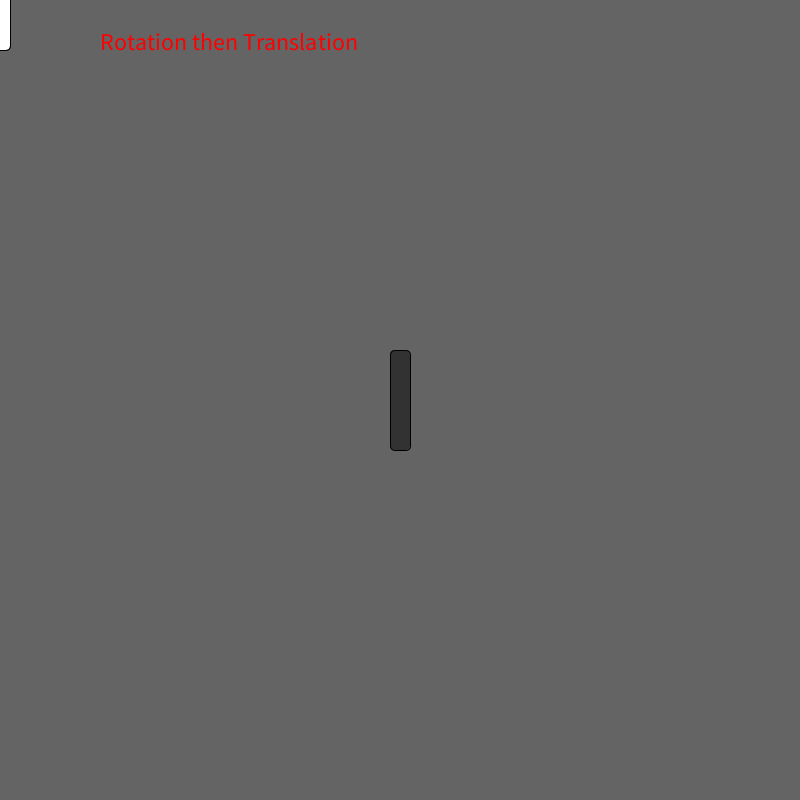
Frame 1 (no input)
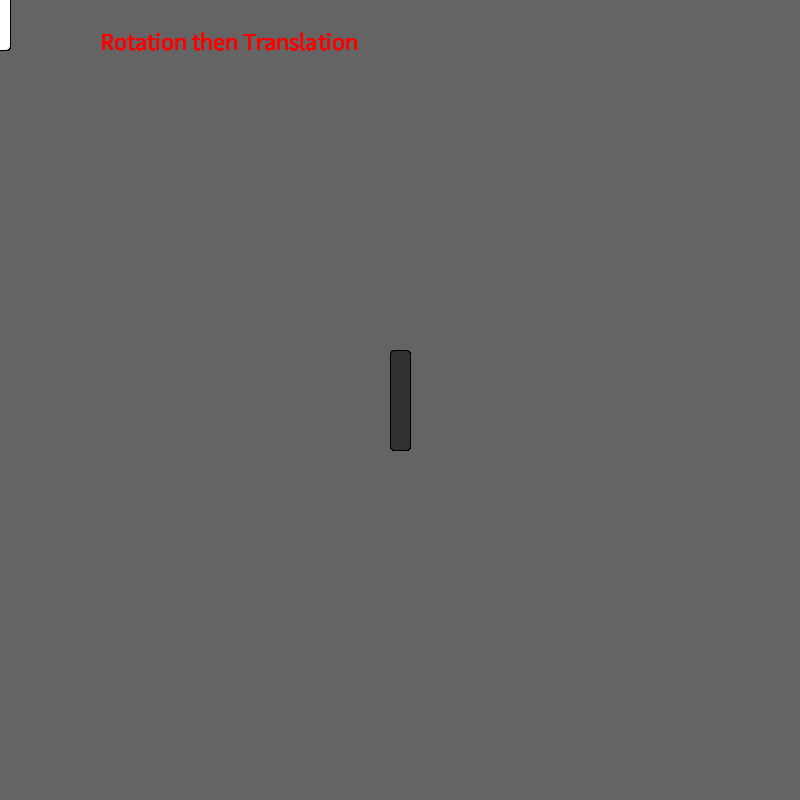
Frame 60 (the mouse pressed at the canvas centre just before this capture)
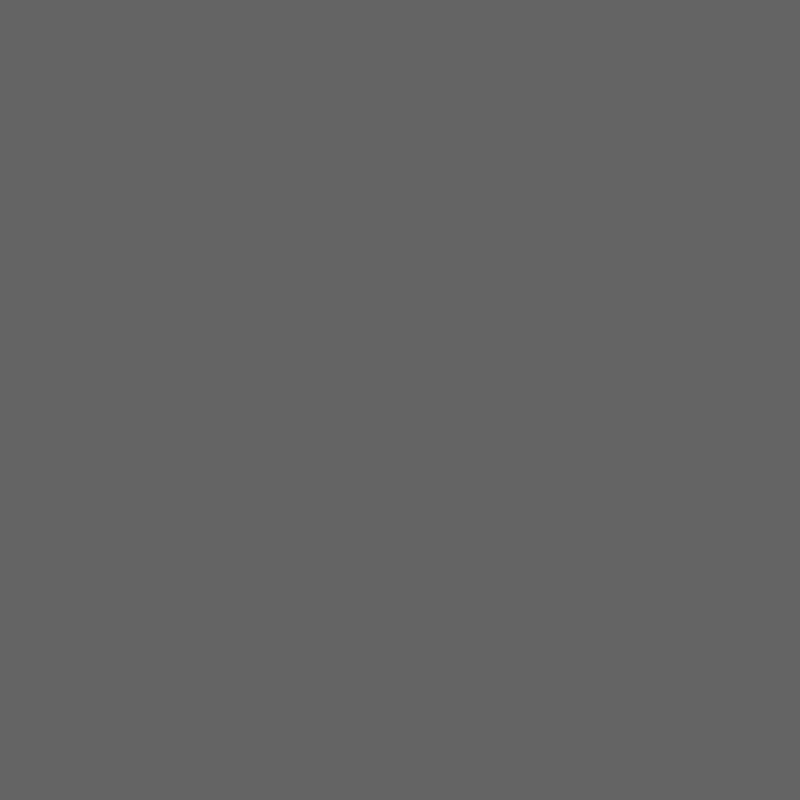
Frame 120 (the mouse held since frame 60 and released just before this capture)

The Processing sketch that drew these frames (run headless with seeded random() and noise(); from frame 60 on, the mouse is pressed at the canvas centre):

// Processing sketch: matrixTransformations
// ── matrixTransformations.pde
void setup() {
  size(800,800);
  background(100);
  textSize(24);
}

void draw() {
  //background(100);
  //translate(mouseX,mouseY);
  
  //translation moves the coordinate system

//just rotation
/*
  text("Just rotation", 100, 50);
  //rotate moves objects around 0,0
  rotate(mouseX/100.0);
  //centered on middle of window
  rect((width * .5) - 10, (height*.5)-50, 20, 100, 5);
  //centered on 0,0
  rect(-10, -50, 20, 100, 5);
*/

//just translation
/*
  fill(255, 0,0);
  text("Just translation", 100, 50);
  translate(mouseX, mouseY);
  //centered on middle of window
  rect((width * .5) - 10, (height*.5)-50, 20, 100, 5);
  //centered on 0,0
  rect(-10, -50, 20, 100, 5);
*/

  /*
//Translation then rotation
  fill(255, 0,0);
  text("Translation then Rotation", 100, 50);
  translate(mouseX, mouseY);
  rotate(mouseX/100.0);
  //centered on middle of window
  fill(50);
  rect((width * .5) - 10, (height*.5)-50, 20, 100, 5);
  //centered on 0,0
  fill(255);
  rect(-10, -50, 20, 100, 5);
*/
  
  
//Rotation then translation
  
  fill(255, 0,0);
  text("Rotation then Translation", 100, 50);
  rotate(mouseX/100.0);
  translate(mouseX, mouseY);
  //centered on middle of window
  fill(50);
  rect((width * .5) - 10, (height*.5)-50, 20, 100, 5);
  //centered on 0,0
  fill(255);
  rect(-10, -50, 20, 100, 5);
  
  if(mousePressed){
    background(100);
  }

}
